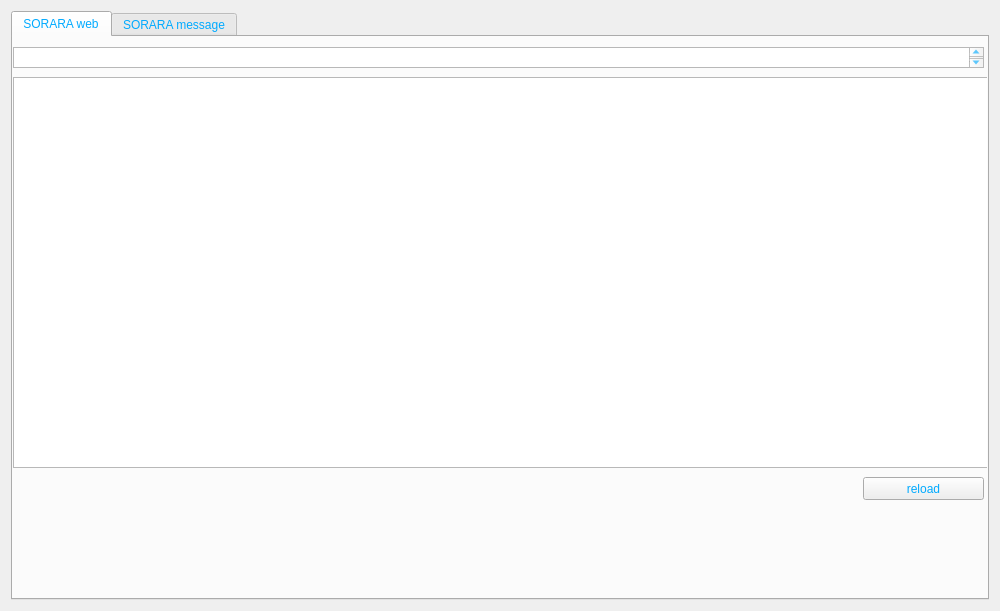
<?xml version="1.0" encoding="UTF-8"?>
<ui version="4.0">
 <class>SoraraWidget</class>
 <widget class="QWidget" name="SoraraWidget">
  <property name="geometry">
   <rect>
    <x>0</x>
    <y>0</y>
    <width>1000</width>
    <height>611</height>
   </rect>
  </property>
  <property name="maximumSize">
   <size>
    <width>1000</width>
    <height>611</height>
   </size>
  </property>
  <property name="windowTitle">
   <string>Form</string>
  </property>
  <property name="styleSheet">
   <string notr="true">background-image: url(:/images/bkg2);
color: rgb(0, 170, 255);</string>
  </property>
  <property name="locale">
   <locale language="English" country="UnitedStates"/>
  </property>
  <layout class="QHBoxLayout" name="horizontalLayout" stretch="0">
   <item>
    <layout class="QVBoxLayout" name="verticalLayout">
     <item>
      <widget class="QTabWidget" name="tabWidget">
       <property name="currentIndex">
        <number>0</number>
       </property>
       <widget class="QWidget" name="tab_p2pweb">
        <attribute name="title">
         <string>SORARA web</string>
        </attribute>
        <widget class="QTextEdit" name="contentsTextEdit">
         <property name="geometry">
          <rect>
           <x>0</x>
           <y>40</y>
           <width>981</width>
           <height>391</height>
          </rect>
         </property>
        </widget>
        <widget class="QPlainTextEdit" name="urlPlainTextEdit">
         <property name="geometry">
          <rect>
           <x>0</x>
           <y>10</y>
           <width>971</width>
           <height>21</height>
          </rect>
         </property>
        </widget>
        <widget class="QPushButton" name="reloadPushButton">
         <property name="geometry">
          <rect>
           <x>850</x>
           <y>440</y>
           <width>121</width>
           <height>23</height>
          </rect>
         </property>
         <property name="text">
          <string>reload</string>
         </property>
        </widget>
       </widget>
       <widget class="QWidget" name="tab_p2pmessage">
        <attribute name="title">
         <string>SORARA message</string>
        </attribute>
        <widget class="QTextEdit" name="messagesTextEdit">
         <property name="geometry">
          <rect>
           <x>0</x>
           <y>0</y>
           <width>971</width>
           <height>441</height>
          </rect>
         </property>
        </widget>
        <widget class="QPlainTextEdit" name="messagePlainTextEdit">
         <property name="geometry">
          <rect>
           <x>0</x>
           <y>450</y>
           <width>881</width>
           <height>21</height>
          </rect>
         </property>
        </widget>
        <widget class="QPushButton" name="messagesendPushButton">
         <property name="geometry">
          <rect>
           <x>890</x>
           <y>450</y>
           <width>81</width>
           <height>21</height>
          </rect>
         </property>
         <property name="text">
          <string>send</string>
         </property>
        </widget>
       </widget>
      </widget>
     </item>
    </layout>
   </item>
  </layout>
 </widget>
 <resources/>
 <connections/>
</ui>
